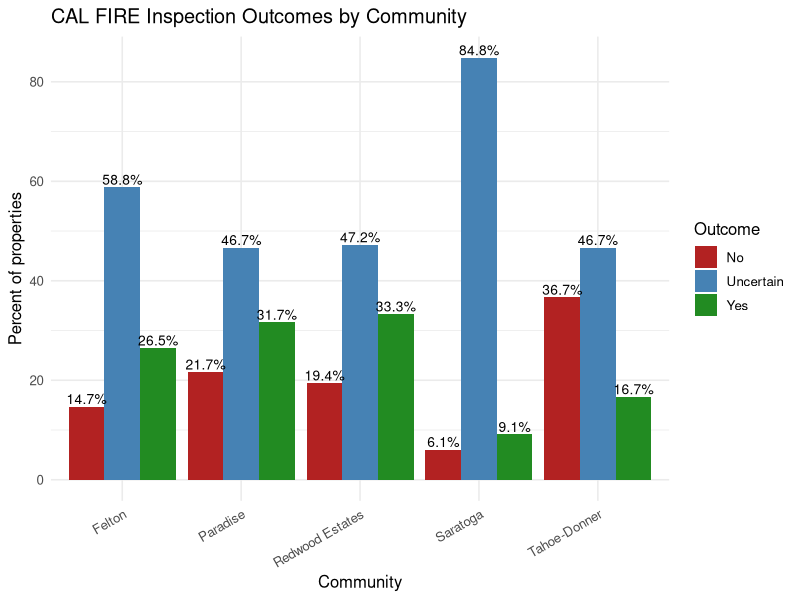

Write the R code that produced this figure.
## ---- chunk 1
library(ggplot2)
library(dplyr)
raw <- read.csv("../Data/CAMCOS and HIZ - Field data.csv")
headers <- as.character(raw[1, ])
## ---- chunk 2
df <- raw[-c(0,1), ]
colnames(df) <- headers
df <- df[ , -1]
## ---- chunk 3
 community_col  <- "Community"
 inspection_col <- "Did it pass the most recent cal fire inspection?"
 
# Summarising yes/no/uncertain by community
pass_by_comm <- df %>%
  group_by(Community = .data[[community_col]], 
           Outcome   = .data[[inspection_col]]) %>%
  summarise(n = n(), .groups = "drop_last") %>%
  mutate(pct = 100 * n / sum(n)) %>%
  ungroup()
## ---- chunk 4
ggplot(pass_by_comm, aes(x = Community, y = pct, fill = Outcome)) +
  geom_col(position = "dodge") +
  geom_text(aes(label = paste0(round(pct, 1), "%")),
            position = position_dodge(width = 0.9),
            vjust = -0.25, size = 3.5) + 
  labs(title = "CAL FIRE Inspection Outcomes by Community",
       x = "Community", y = "Percent of properties") +
  scale_fill_manual(
    values = c(
      "Yes" = "forestgreen",
      "No" = "firebrick",
      "Uncertain" = "steelblue"
    )
  ) +
  theme_minimal(base_size = 12) +
  theme(axis.text.x = element_text(angle = 30, hjust = 1))
